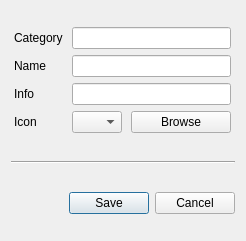
<?xml version="1.0" encoding="UTF-8"?>
<ui version="4.0">
 <class>creCompDialog</class>
 <widget class="QDialog" name="creCompDialog">
  <property name="geometry">
   <rect>
    <x>0</x>
    <y>0</y>
    <width>246</width>
    <height>241</height>
   </rect>
  </property>
  <property name="sizePolicy">
   <sizepolicy hsizetype="Preferred" vsizetype="Preferred">
    <horstretch>0</horstretch>
    <verstretch>0</verstretch>
   </sizepolicy>
  </property>
  <property name="windowTitle">
   <string>Create Component</string>
  </property>
  <layout class="QVBoxLayout" name="verticalLayout">
   <property name="sizeConstraint">
    <enum>QLayout::SetDefaultConstraint</enum>
   </property>
   <item>
    <layout class="QGridLayout" name="gridLayout_2">
     <property name="sizeConstraint">
      <enum>QLayout::SetDefaultConstraint</enum>
     </property>
     <item row="3" column="0">
      <widget class="QLabel" name="label_4">
       <property name="sizePolicy">
        <sizepolicy hsizetype="Fixed" vsizetype="Fixed">
         <horstretch>0</horstretch>
         <verstretch>0</verstretch>
        </sizepolicy>
       </property>
       <property name="text">
        <string>Info</string>
       </property>
      </widget>
     </item>
     <item row="4" column="0">
      <widget class="QLabel" name="label">
       <property name="sizePolicy">
        <sizepolicy hsizetype="Fixed" vsizetype="Fixed">
         <horstretch>0</horstretch>
         <verstretch>0</verstretch>
        </sizepolicy>
       </property>
       <property name="text">
        <string>Icon</string>
       </property>
      </widget>
     </item>
     <item row="2" column="1" colspan="2">
      <widget class="QLineEdit" name="nameEdit">
       <property name="sizePolicy">
        <sizepolicy hsizetype="Preferred" vsizetype="Fixed">
         <horstretch>0</horstretch>
         <verstretch>0</verstretch>
        </sizepolicy>
       </property>
      </widget>
     </item>
     <item row="3" column="1" colspan="2">
      <widget class="QLineEdit" name="infoEdit">
       <property name="sizePolicy">
        <sizepolicy hsizetype="Preferred" vsizetype="Fixed">
         <horstretch>0</horstretch>
         <verstretch>0</verstretch>
        </sizepolicy>
       </property>
      </widget>
     </item>
     <item row="4" column="1">
      <widget class="QComboBox" name="iconBox">
       <property name="sizePolicy">
        <sizepolicy hsizetype="Fixed" vsizetype="Fixed">
         <horstretch>0</horstretch>
         <verstretch>0</verstretch>
        </sizepolicy>
       </property>
       <property name="maximumSize">
        <size>
         <width>50</width>
         <height>16777215</height>
        </size>
       </property>
       <property name="iconSize">
        <size>
         <width>20</width>
         <height>20</height>
        </size>
       </property>
      </widget>
     </item>
     <item row="1" column="0">
      <widget class="QLabel" name="label_2">
       <property name="sizePolicy">
        <sizepolicy hsizetype="Fixed" vsizetype="Fixed">
         <horstretch>0</horstretch>
         <verstretch>0</verstretch>
        </sizepolicy>
       </property>
       <property name="text">
        <string>Category</string>
       </property>
      </widget>
     </item>
     <item row="4" column="2">
      <widget class="QPushButton" name="iconChoose">
       <property name="sizePolicy">
        <sizepolicy hsizetype="Fixed" vsizetype="Fixed">
         <horstretch>0</horstretch>
         <verstretch>0</verstretch>
        </sizepolicy>
       </property>
       <property name="minimumSize">
        <size>
         <width>100</width>
         <height>0</height>
        </size>
       </property>
       <property name="maximumSize">
        <size>
         <width>16777215</width>
         <height>16777215</height>
        </size>
       </property>
       <property name="mouseTracking">
        <bool>true</bool>
       </property>
       <property name="locale">
        <locale language="C" country="AnyCountry"/>
       </property>
       <property name="text">
        <string>Browse</string>
       </property>
       <property name="iconSize">
        <size>
         <width>16</width>
         <height>16</height>
        </size>
       </property>
       <property name="autoDefault">
        <bool>false</bool>
       </property>
      </widget>
     </item>
     <item row="2" column="0">
      <widget class="QLabel" name="label_5">
       <property name="sizePolicy">
        <sizepolicy hsizetype="Fixed" vsizetype="Fixed">
         <horstretch>0</horstretch>
         <verstretch>0</verstretch>
        </sizepolicy>
       </property>
       <property name="text">
        <string>Name</string>
       </property>
      </widget>
     </item>
     <item row="1" column="1" colspan="2">
      <widget class="QLineEdit" name="categoryEdit">
       <property name="sizePolicy">
        <sizepolicy hsizetype="Preferred" vsizetype="Fixed">
         <horstretch>0</horstretch>
         <verstretch>0</verstretch>
        </sizepolicy>
       </property>
      </widget>
     </item>
    </layout>
   </item>
   <item>
    <widget class="Line" name="line">
     <property name="sizePolicy">
      <sizepolicy hsizetype="Preferred" vsizetype="Fixed">
       <horstretch>0</horstretch>
       <verstretch>0</verstretch>
      </sizepolicy>
     </property>
     <property name="minimumSize">
      <size>
       <width>0</width>
       <height>15</height>
      </size>
     </property>
     <property name="orientation">
      <enum>Qt::Horizontal</enum>
     </property>
    </widget>
   </item>
   <item>
    <widget class="QDialogButtonBox" name="buttonBox">
     <property name="sizePolicy">
      <sizepolicy hsizetype="Preferred" vsizetype="Fixed">
       <horstretch>0</horstretch>
       <verstretch>0</verstretch>
      </sizepolicy>
     </property>
     <property name="orientation">
      <enum>Qt::Horizontal</enum>
     </property>
     <property name="standardButtons">
      <set>QDialogButtonBox::Cancel|QDialogButtonBox::Save</set>
     </property>
    </widget>
   </item>
  </layout>
 </widget>
 <resources/>
 <connections>
  <connection>
   <sender>buttonBox</sender>
   <signal>accepted()</signal>
   <receiver>creCompDialog</receiver>
   <slot>accept()</slot>
   <hints>
    <hint type="sourcelabel">
     <x>248</x>
     <y>254</y>
    </hint>
    <hint type="destinationlabel">
     <x>157</x>
     <y>274</y>
    </hint>
   </hints>
  </connection>
  <connection>
   <sender>buttonBox</sender>
   <signal>rejected()</signal>
   <receiver>creCompDialog</receiver>
   <slot>reject()</slot>
   <hints>
    <hint type="sourcelabel">
     <x>316</x>
     <y>260</y>
    </hint>
    <hint type="destinationlabel">
     <x>286</x>
     <y>274</y>
    </hint>
   </hints>
  </connection>
 </connections>
</ui>
